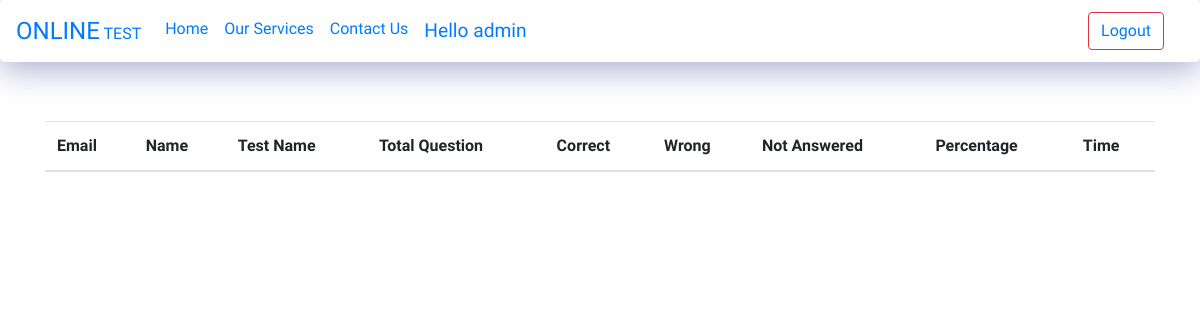
The app's page /result.php (signed in), older data.
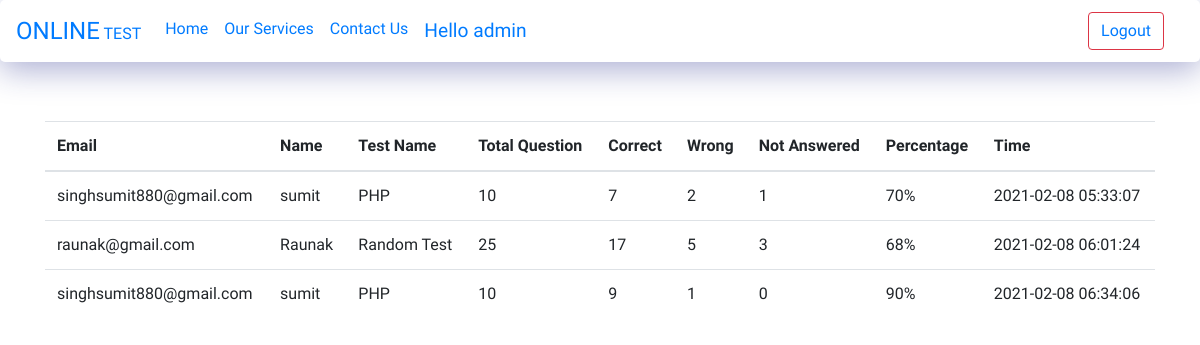
The same page, newer data.
### tables this page shows
CREATE TABLE `result` (
  `id` int(11) NOT NULL,
  `email` varchar(40) NOT NULL,
  `name` varchar(30) NOT NULL,
  `test_name` varchar(30) NOT NULL,
  `total_question` int(11) NOT NULL,
  `correct` int(11) NOT NULL,
  `wrong` int(11) NOT NULL,
  `not_answered` int(11) NOT NULL,
  `percentage` int(11) NOT NULL,
  `time` timestamp NOT NULL DEFAULT current_timestamp()
);

### result.php (the view, shortened to what this page needs)
<?php
include 'connection.php';
$sql="SELECT * FROM `result`";
$query=mysqli_query($conn,$sql);
?>
<!doctype html>
<html lang="en">
  <head>
    <link rel="stylesheet" href="https://cdn.jsdelivr.net/npm/bootstrap@4.6.0/dist/css/bootstrap.min.css">
    <link rel="stylesheet" href="style.css">
    <link rel="stylesheet" href="https://cdnjs.cloudflare.com/ajax/libs/font-awesome/4.7.0/css/font-awesome.min.css" />
    <link rel="stylesheet" type="text/css" href="https://cdn.datatables.net/1.10.23/css/jquery.dataTables.css">
  </head>
  <body>
  <?php include 'adminheader.php' ?>
  <div class="container-fluid bg mb-5">
        <div class="container log">
<table class="table" id="tb">
  <thead class="">
      <th scope="col">Email</th>
      <th scope="col">Name</th>
      <th scope="col">Test Name</th>
      <th scope="col">Total Question</th>
      <th scope="col">Correct</th>
      <th scope="col">Wrong</th>
      <th scope="col">Not Answered</th>
      <th scope="col">Percentage</th>
      <th scope="col">Time</th>
  </thead>
  <tbody>
      <?php while($row= mysqli_fetch_array($query)){?>
    <tr style="background:transparent">
      <td><?php echo $row['email']; ?></td>
      <td><?php echo $row['name']; ?></td>
      <td><?php echo $row['test_name']; ?></td>
      <td><?php echo $row['total_question']; ?></td>
      <td><?php echo $row['correct']; ?></td>
      <td><?php echo $row['wrong']; ?></td>
      <td><?php echo $row['not_answered']; ?></td>
      <td><?php echo $row['percentage'].'%'; ?></td>
      <td><?php echo $row['time']; ?></td>
    </tr>
      <?php }?>
  </tbody>
</table>
        </div>
  </div>
  </body>
</html>

### adminheader.php (shortened to what this page needs)
<?php
if(isset($_SESSION['adminname'])){
		$data = '<a href="logout.php">Logout</a>';
	} else {
		$data = '<a href="index.php">Login</a>';
	}
?>
</head>
<body>
  <div class="navbg">
    <nav class="navbar navbar-expand-lg head" style="">
  <a class="navbar-brand" href="index.php"><big>ONLINE</big><small> TEST</small></a>
  <div class="collapse navbar-collapse" id="navbarTogglerDemo02">
    <ul class="navbar-nav mr-auto mt-2 mt-lg-0">
      <li class="nav-item active">
      <a class="nav-link" href="index.php">Home <span class="sr-only">(current)</span></a>
      </li>
      <li class="nav-item">
      <a class="nav-link"  href="#">Our Services</a>
      </li>
      <li class="nav-item">
          <a class="nav-link " href="#">Contact Us</a>
        </li>
        <li class="nav-item ">
      <a class="nav-link active"  href="#"><big><?php echo 'Hello '.$_SESSION['adminname']; ?></big></a>
      </li>
    </ul>
    <button class="btn btn-outline-danger my-2 my-sm-0" type="submit" style="margin-right:20px;" onclick="location.href = 'logout.php';"><?php echo $data; ?></button>
  </div>
</nav>
    </div>
</body>
</html>

### style.css (style rules this page uses)
body { background-image: url('https://media.istockphoto.com/photos/yellow-background-picture-id1032083272?k=6&m=1032083272&s=612x612&w=0&h=UfQGfNpNfFtsH0-WKb-QT7wydzdXB7yTY5Hc9iWm_l4='); background-size: cover; background-repeat: no-repeat; font-family: 'Yusei Magic', sans-serif; }
.log { margin-top:5%; }
button { background-color: #0f1ef5; color: #ffffff; border: none; padding: 10px 20px; font-size: 17px; cursor: pointer; border-radius:30px; }
.head { background: rgba(255, 255, 255, 0.25); box-shadow: 0 8px 32px 0 rgba(31, 38, 135, 0.37); backdrop-filter: blur(6px); -webkit-backdrop-filter: blur(6px); border-radius: 5px; }

Row changes from the older to the newer data that the page shows:
added result: email "singhsumit880@gmail.com", name "sumit", test_name "PHP", total_question "10", correct "7", wrong "2", not_answered "1", percentage "70", time "2021-02-08 05:33:07"
added result: email "raunak@gmail.com", name "Raunak", test_name "Random Test", total_question "25", correct "17", wrong "5", not_answered "3", percentage "68", time "2021-02-08 06:01:24"
added result: email "singhsumit880@gmail.com", name "sumit", test_name "PHP", total_question "10", correct "9", wrong "1", not_answered "0", percentage "90", time "2021-02-08 06:34:06"
